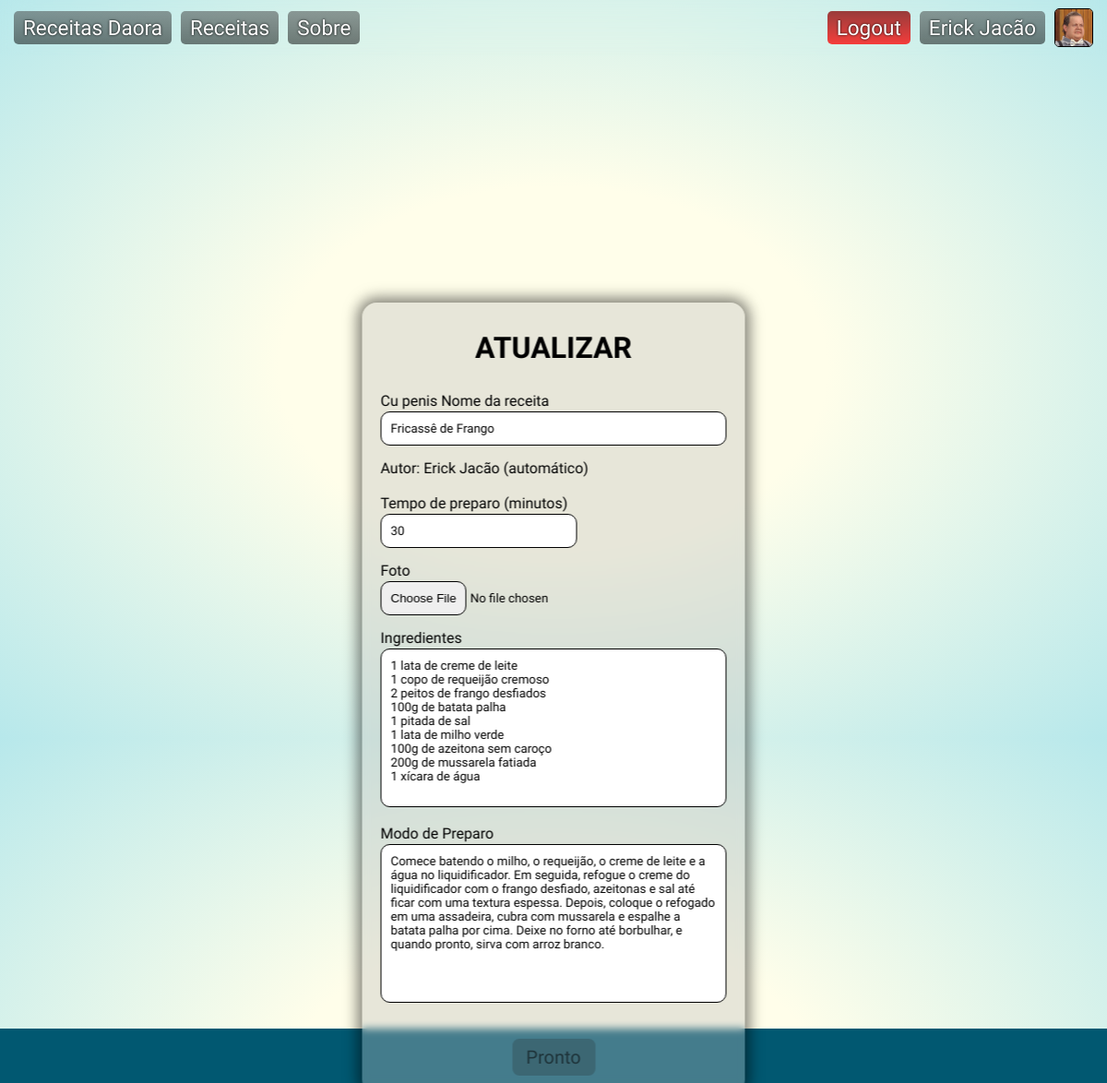
Page /php/home/recipeMan.php?id=1 (signed in) on the committed database.
### tables this page shows
CREATE TABLE IF NOT EXISTS `bancoreceita` (
  `idReceita` int(11) NOT NULL AUTO_INCREMENT,
  `nome` text NOT NULL,
  `autor` int(11) NOT NULL,
  `ingredientes` text NOT NULL,
  `modoPreparo` text NOT NULL,
  `tempoPreparo` int(11) NOT NULL,
  `foto` varchar(255) DEFAULT 'vazio.jpg',
  PRIMARY KEY (`idReceita`),
  KEY `fk_bancoReceita_bancoUsuario_idx` (`autor`),
  CONSTRAINT `fk_bancoReceita_bancoUsuario` FOREIGN KEY (`autor`) REFERENCES `bancousuario` (`idUsuario`) ON DELETE NO ACTION ON UPDATE NO ACTION
);

### php/database/query/querySingle.php (called while the page is built, shortened)
<?php
    require_once "../database/connection.php";
    if(isset($_GET['id'])) {
        $id = $_GET['id'];
        $sql = "SELECT idReceita, nome, usuario, ingredientes, tempoPreparo, modoPreparo, bancoreceita.foto
        FROM bancoreceita INNER JOIN bancousuario ON bancoreceita.autor = bancousuario.idUsuario WHERE idReceita = ? ";
        $command = $connect->prepare($sql);
        $command->bind_param("i", $id);
        $command->execute();
        $result = $command->get_result();
        $receita = $result->fetch_assoc();
        $ingre = $receita['ingredientes'];
        $ingredientes = explode(";", $ingre);
        $resingre = implode("\n", $ingredientes);
        $modp = $receita['modoPreparo'];
        $modoPreparo = explode(";", $modp);
        $resmodp = implode("\n", $modoPreparo);
    }

### php/home/recipeMan.php (the view, shortened to what this page needs)
<?php
    include "../template/pageHead.php";
    require "../database/query/querySingle.php";
?>
<!DOCTYPE html>
<html lang="en">
<head>
    <link rel="stylesheet" type="text/css" href="../../css/main.css">
    <link rel="stylesheet" type="text/css" href="../../css/form.css">
    <link rel="stylesheet" type="text/css" href="../../css/glass.css">
</head>
<body>
<div class='main'>
<div class='mainglass' style='margin-top: 170px;'>
    <form action='<?php echo isset($receita) ? "../database/query/queryUpdate.php" : "../database/query/queryAdd.php"; ?>'
    method="post" enctype="multipart/form-data">
        <h1 style='text-align: center;'>
            <?php echo isset($receita) ?
            'ATUALIZAR' : 'INSERIR'; ?></h1><br>
        <?php if(isset($receita)): ?>
        <label>Cu penis</label>
        <?php endif; ?>
        <label for="nome">Nome da receita</label>
        <input type="text" name='nome' id='nome' placeholder='Nome da receita'
        oninput='checkform()' value='<?php echo $receita['nome'] ?? ''; ?>'><br>
        <label for="autor">Autor: <?= $_SESSION['user']; ?> (automático)</label><br><br>
        <label for="tempo">Tempo de preparo (minutos)</label>
        <input type="number" name='tempo' id='tempo'
        oninput='checkform()' value='<?php echo $receita['tempoPreparo'] ?? ''; ?>'><br>
        <label for="photo">Foto</label>
        <br><input type="file" name='photo' id='photo' oninput='checkform()'><br>
        <label for="ingredi">Ingredientes</label><br>
        <textarea name="ingredientes" id="ingredientes" cols="30" rows="10"  oninput='checkform()'
        placeholder='Faça uma lista sempre quebrando linha para cada elemento.'><?php echo isset($resingre) ? htmlspecialchars($resingre) : ""; ?></textarea>
        <label for="modpre">Modo de Preparo</label><br>
        <textarea name="modpre" id="modpre" cols="30" rows="10"  oninput='checkform()'
        placeholder='Explique o mais detalhadamente possível de como executar a receita'
        ><?php echo isset($resmodp) ? htmlspecialchars($resmodp) : '' ; ?></textarea>
        <button type="submit" id='cadastro' class='btnlogin btndisabled' disabled>Pronto</button>
    </form>
</div>
</div>
<?php include "../template/waves.php"; ?>

### php/template/pageHead.php (shortened to what this page needs)
<!doctype html>
<html lang="pt-br">
<head>
    <link rel="stylesheet" href="../../css/topbar.css">
</head>
<body>
<div class="topbar">
    <div class="mainbuttons">
        <a href='../home/page.php' class='topbuttons'>Receitas Daora</a>
        <?php if(isset($_SESSION['login']) && $_SESSION['login'] === true): ?>
            <a href='../home/recipes.php' class='topbuttons'>Receitas</a>
        <?php endif; ?>
        <a href='../home/sobre.php' class='topbuttons'>Sobre</a>
    </div>
    <div class="loginuser">
    <?php if(isset($_SESSION['login']) && $_SESSION['login'] === true && $_SESSION['user'] == 'superuser'): ?>
        <div class='logged-in'>
            <a class='topbuttons btndanger' href='../database/logout.php'>Logout</a>
            <a class='topbuttons' style='background: linear-gradient(180deg, rgba(67, 0, 134, 0.75) 0%, rgba(127, 0, 255, 0.75) 100%);'
            onclick='dashboard()'><?php echo $_SESSION['user']; ?></a>
            <img id='superusr' src="../database/imgProfile/<?php echo $_SESSION['photo']; ?>">
        </div>
        </div>
    <?php elseif(isset($_SESSION['login']) && $_SESSION['login'] === true): ?>
        <div class='logged-in'>
            <a class='topbuttons btndanger' href='../database/logout.php'>Logout</a>
            <a class='topbuttons'><?php echo $_SESSION['user']; ?></a>
            <img id='user-login' src="../database/imgProfile/<?php echo $_SESSION['photo']; ?>">
        </div>
        </div>
    <?php else: ?>
        <a href='../home/login.php' class='topbuttons'>Login</a>
        <a href='../home/signin.php' class='topbuttons'>Criar conta</a>
    <?php endif; ?>
    </div>

### php/template/waves.php (shortened to what this page needs)
<link rel="stylesheet" type="text/css" href="../../css/waves.css">
<div class="ocean">
</div>

### css/topbar.css (style rules this page uses)
* { transition: ease all 100ms; }
body { margin: 0 !important; }
.topbar { align-items: center; backdrop-filter: blur(15px); background-color: rgba(255, 255, 255, 0.001); box-sizing: border-box; color: white; display: flex; flex-direction: row; height: 60px; justify-content: space-between; padding: 10px; position: fixed; top: 0; width: 100%; border: 10px; z-index: 100; }
.mainbuttons { display: flex; flex-direction: row; float: right; width: fit-content; }
.loginuser { display: flex; flex-direction: row-reverse; float: left; width: fit-content; }
a.topbuttons { -webkit-backdrop-filter: blur(5px); backdrop-filter: blur(5px); background: linear-gradient(0deg, rgba(0,0,0,0.5) 0%, rgba(63,63,63,0.5) 100%); border-radius: 5px; border: 0 !important; font-family: 'Fira Sans'; margin-left: 5px; margin-right: 5px; padding-bottom: 5px; padding-left: 10px; padding-right: 10px; padding-top: 5px; font-size: 22.5px; text-shadow: 0px 0px 2.5px black; color: white; user-select: none; text-decoration: none; }
.btndanger { background: linear-gradient(180deg, rgba(134, 0, 0, 0.75) 0%, rgba(255, 0, 0, 0.75) 100%) !important; }
.logged-in { display: flex; align-items: center; }
img#user-login { width: 40px; height: 40px; margin-right: 5px; border: 1px solid black; border-radius: 5px; margin-left: 5px; }

### css/main.css (style rules this page uses)
body { overflow-y: scroll !important; }
.main { padding: 17.5px; margin-top: 60px !important; }
h1 { margin-block-start: 10px; margin-block-end: 10px; }

### css/form.css (style rules this page uses)
.btnlogin { border: 1px solid black; width: 90px; height: 40px; border-radius: 7.5px; position: relative; left: 50%; transform: translate(-50%); font-size: 20px; margin-top: 20px; }
.btnlogin:disabled { background-color: #2525253b; color: rgba(0, 0, 0, 0.5); border: 0; }
input[type=text], input[type=email], input[type=password], input[type=file]::file-selector-button, textarea, input[type=number] { padding: 10px; border: 1px solid black; border-radius: 10px; margin-top: 2px; margin-bottom: 15px; width: 100%; box-sizing: border-box; resize: none; }
input[type=number] { width: fit-content !important; }

### css/glass.css (style rules this page uses)
.mainglass { backdrop-filter: blur(4.1px); background: rgba(189, 189, 189, 0.36); border-radius: 16px; box-shadow: 0 0 15px 5px rgba(0, 0, 0, 0.5); width: 375px; z-index: 50; position: absolute; top: 50%; left: 50%; transform: translate(-50%, -50%); padding: 20px; }

### css/waves.css (style rules this page uses)
html, body { height: 100%; }
body { background: radial-gradient(ellipse at center, #fffeea 0%, #fffeea 35%, #b7e8eb 100%); overflow: hidden; }
.ocean { background: #015871; bottom: 0; height: 5%; left: 0; position: fixed; width: 100%; }

### php/template/pageHead.php (style rules this page uses)
* { font-family: 'Fira Sans', sans-serif; }

### rows in the picture
bancoreceita: nome "Fricassê de Frango", tempo "30", ingredientes "1 lata de creme de leite 1 copo de requeijão cremoso 2 peitos de frango desfiados 100g de batata palha 1 pitada de sal 1 lata de milho verde 100g de azeitona sem caroço 200g de mussarela fatiada 1 xícara de água", modpre "Comece batendo o milho, o requeijão, o creme de leite e a água no liquidificador. Em seguida, refogue o creme do liquidificador com o frango desfiado, azeitonas e sal até ficar com uma textura espessa. Depois, coloque o refogado em uma assadeira, cubra com mussarela e espalhe a batata palha por cima. Deixe no forno até borbulhar, e quando pronto, sirva com arroz branco."

### other values in the picture
$_SESSION['user'] "Erick Jacão"
